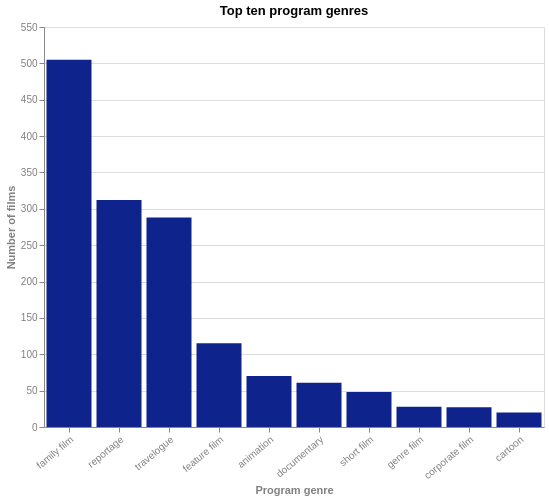

Describe this chart as a Vega-Lite specification.
### Vega-Lite specification from a JSON file in a GitHub repository (floating-point values rounded to 4 significant figures)
{"$schema": "https://vega.github.io/schema/vega-lite/v5.json", "title": "Top ten program genres", "description": "Distribution of films over the top ten program genres (excluding the genre 'amateur recording')", "width": 500, "height": 400, "data": {"values": [{"Genre": "family film", "Number of films": 505}, {"Genre": "reportage", "Number of films": 312}, {"Genre": "travelogue", "Number of films": 288}, {"Genre": "feature film", "Number of films": 115}, {"Genre": "animation", "Number of films": 70}, {"Genre": "documentary", "Number of films": 61}, {"Genre": "short film", "Number of films": 48}, {"Genre": "genre film", "Number of films": 28}, {"Genre": "corporate film", "Number of films": 27}, {"Genre": "cartoon", "Number of films": 20}]}, "mark": {"type": "bar", "binSpacing": 1, "tooltip": true}, "encoding": {"x": {"field": "Genre", "type": "nominal", "title": "Program genre", "sort": "-y"}, "y": {"field": "Number of films", "type": "quantitative", "title": "Number of films"}, "color": {"value": "#0F238C"}}, "config": {"countTitle": "Count", "axisX": {"labelAngle": -40, "titleColor": "grey", "labelColor": "grey"}, "axisY": {"titleColor": "grey", "labelColor": "grey"}}}
